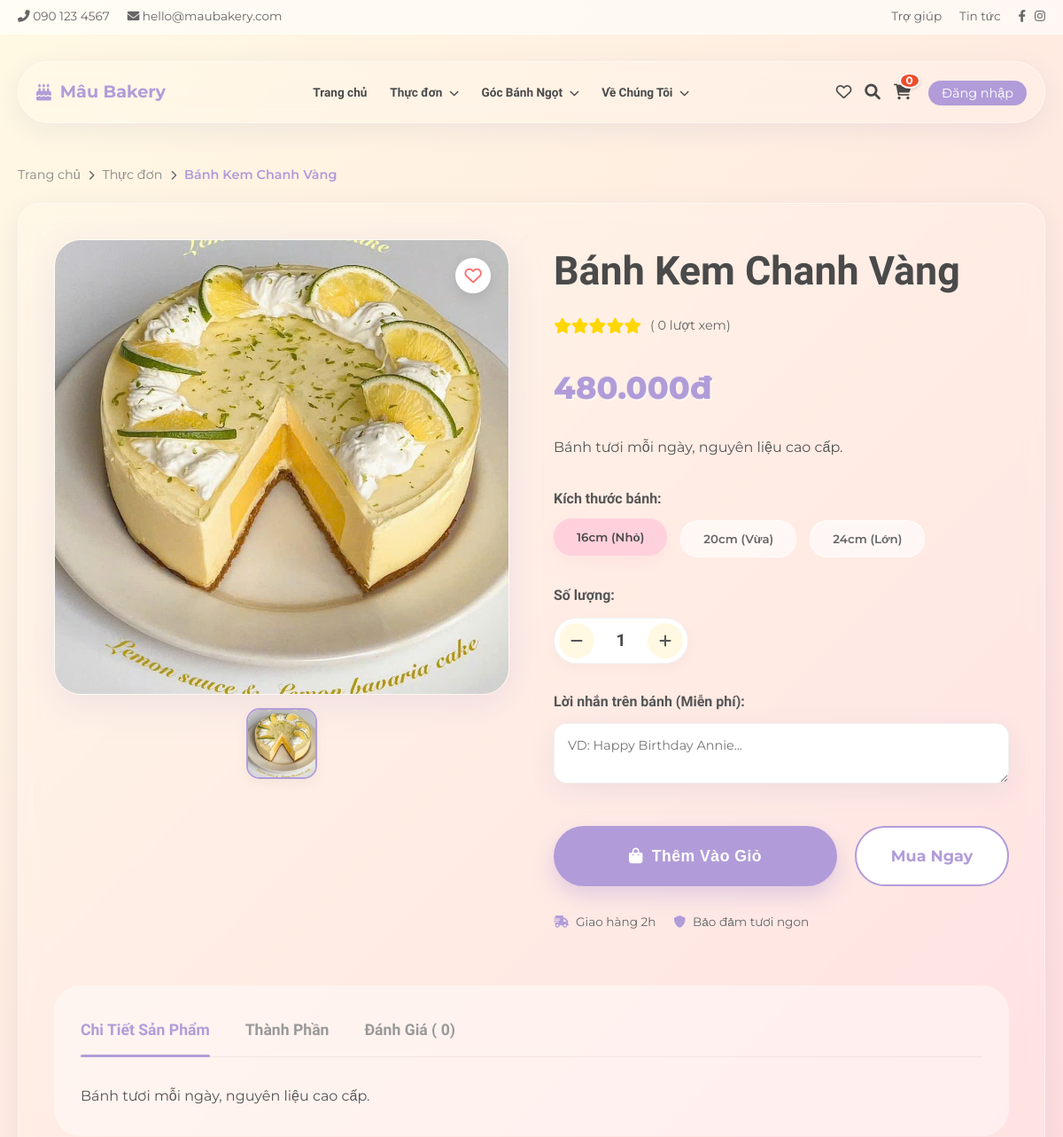
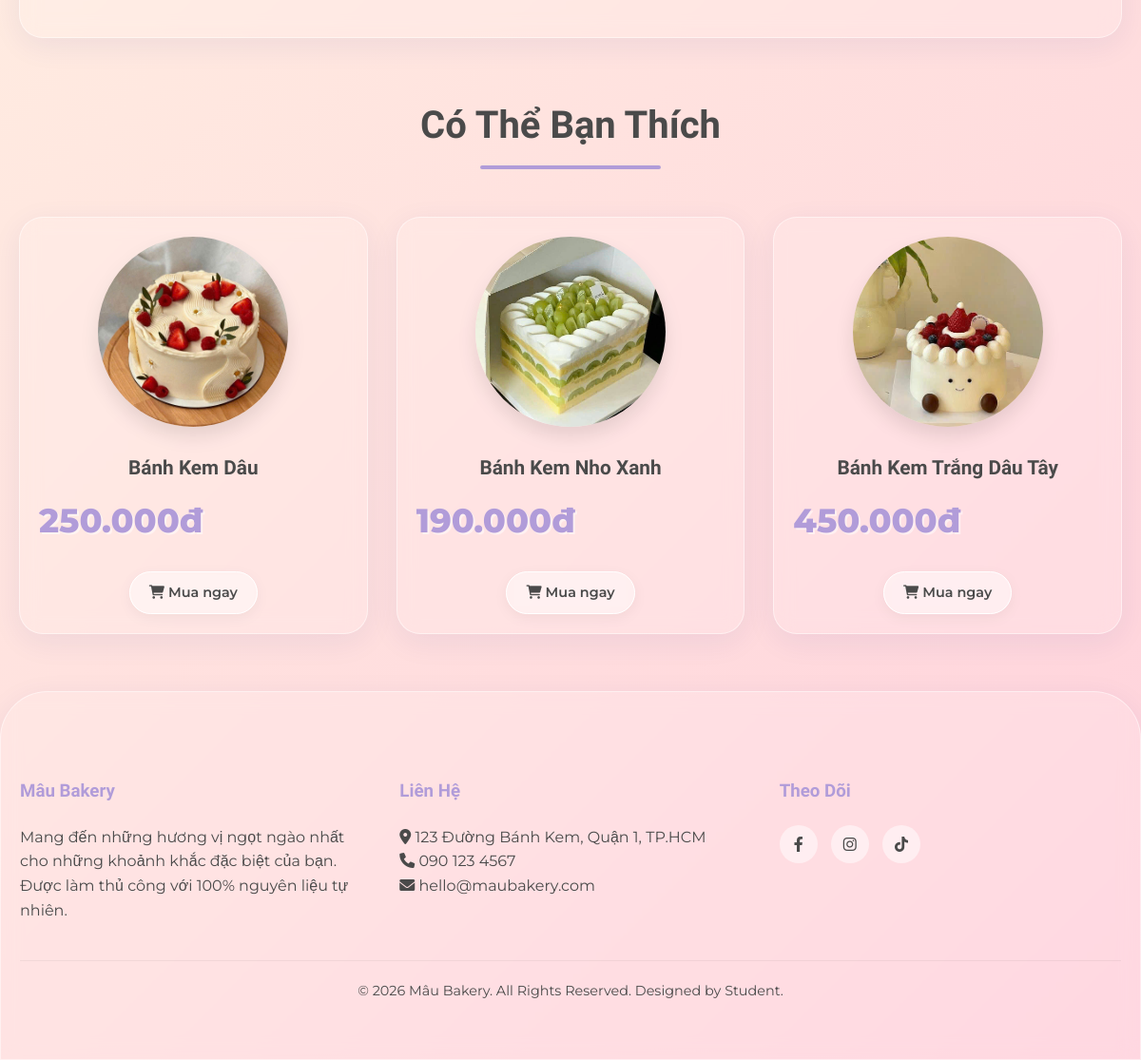
Page /index.php?page=product_detail&id=1 on the committed database (2 pictures, top to bottom).
### tables this page shows
CREATE TABLE `products` (
  `id` int(11) NOT NULL AUTO_INCREMENT,
  `category_id` int(11) NOT NULL,
  `name` varchar(150) NOT NULL,
  `slug` varchar(150) NOT NULL,
  `description` text DEFAULT NULL,
  `base_price` decimal(10,2) NOT NULL,
  `image` text DEFAULT NULL,
  `views` int(11) DEFAULT 0,
  `is_featured` tinyint(1) DEFAULT 0,
  `is_active` tinyint(1) DEFAULT 1,
  `created_at` datetime DEFAULT current_timestamp(),
  PRIMARY KEY (`id`),
  UNIQUE KEY `slug` (`slug`),
  KEY `category_id` (`category_id`),
  CONSTRAINT `fk_products_categories` FOREIGN KEY (`category_id`) REFERENCES `categories` (`id`) ON DELETE CASCADE
);

CREATE TABLE `product_variants` (
  `id` int(11) NOT NULL AUTO_INCREMENT,
  `product_id` int(11) NOT NULL,
  `size_name` varchar(50) NOT NULL,
  `price` decimal(10,2) NOT NULL,
  `stock_quantity` int(11) DEFAULT 0,
  `is_active` tinyint(1) DEFAULT 1,
  PRIMARY KEY (`id`),
  KEY `product_id` (`product_id`),
  CONSTRAINT `fk_variants_products` FOREIGN KEY (`product_id`) REFERENCES `products` (`id`) ON DELETE CASCADE
);

### controllers/ProductDetailController.php (called while the page is built, shortened)
<?php
$id = isset($_GET['id']) ? intval($_GET['id']) : 0;
if (isset($conn) && $id > 0) {
    $stmt = $conn->prepare("SELECT * FROM products WHERE id = :id AND is_active = 1");
    $stmt->execute(['id' => $id]);
    $product = $stmt->fetch();
    if ($product) {
        $stmt_img = $conn->prepare("SELECT image_url FROM product_images WHERE product_id = :id");
        $stmt_img->execute(['id' => $id]);
        $images = $stmt_img->fetchAll(PDO::FETCH_COLUMN);
        if (empty($images) && !empty($product['image'])) {
            $images[] = $product['image'];
        } elseif (!empty($product['image'])) {
            array_unshift($images, $product['image']);
        }
        $stmt_var = $conn->prepare("SELECT * FROM product_variants WHERE product_id = :id ORDER BY price ASC");
        $stmt_var->execute(['id' => $id]);
        $variants = $stmt_var->fetchAll();
        $stmt_rel = $conn->prepare("SELECT * FROM products WHERE category_id = :cat_id AND id != :id AND is_active = 1 LIMIT 4");
        $stmt_rel->execute(['cat_id' => $product['category_id'], 'id' => $id]);
        $related_products = $stmt_rel->fetchAll();
        $stmt_reviews = $conn->prepare("
            SELECT r.*, u.full_name, u.avatar
            FROM reviews r
            JOIN users u ON r.user_id = u.id
            WHERE r.product_id = :pid AND r.is_active = 1
            ORDER BY r.created_at DESC
        ");
        $stmt_reviews->execute(['pid' => $id]);
        $reviews = $stmt_reviews->fetchAll();
        $review_count = count($reviews);
    }
}
?>

### views/product_detail.php (the view, shortened to what this page needs)
<?php
require_once 'controllers/ProductDetailController.php';
?>
<link rel="stylesheet" href="assets/css/product_detail.css">
<div class="container mt-2 mb-2">
    <div style="margin-bottom: 20px; font-size: 0.9rem; color: #666;">
        <a href="index.php" style="color: #888;">Trang chủ</a> <i class="fas fa-chevron-right"
            style="font-size: 0.7rem; margin: 0 5px;"></i>
        <a href="index.php?page=menu" style="color: #888;">Thực đơn</a> <i class="fas fa-chevron-right"
            style="font-size: 0.7rem; margin: 0 5px;"></i>
        <span style="color: var(--accent-color); font-weight: 600;">
            <?php echo $product['name']; ?>
        </span>
    </div>
    <div class="glass-panel" style="padding: 40px;">
        <div style="display: grid; grid-template-columns: 1fr 1fr; gap: 50px;" class="product-detail-layout">
            <div class="product-gallery">
                <div class="main-image-container">
                    <img src="<?php echo !empty($images) ? $images[0] : 'assets/images/default-cake.jpg'; ?>"
                        id="main-image" class="main-image" alt="Main Product">
                    <button class="btn-glass"
                        style="position: absolute; top: 20px; right: 20px; border-radius: 50%; width: 40px; height: 40px; padding: 0; display: flex; align-items: center; justify-content: center; background: white; border: none; box-shadow: 0 5px 15px rgba(0,0,0,0.1);">
                        <i class="far fa-heart" style="color: #ff6b6b; font-size: 1.2rem;"></i>
                    </button>
                </div>
                <div class="thumbnail-list">
                    <?php foreach ($images as $index => $img): ?>
                        <img src="<?php echo $img; ?>" class="thumbnail <?php echo $index === 0 ? 'active' : ''; ?>"
                            alt="Thumb">
                    <?php endforeach; ?>
                </div>
            </div>
            <div class="product-info">
                <h1>
                    <?php echo $product['name']; ?>
                </h1>
                <div class="rating">
                    <?php for ($i = 0; $i < 5; $i++)
                        echo '<i class="fas fa-star"></i>'; ?>
                    <span style="color: #666; font-size: 0.9rem; margin-left: 10px;">(
                        <?php echo $product['views']; ?> lượt xem)
                    </span>
                </div>
                <div class="product-price">
                    <span id="price-display" data-base-price="<?php echo $product['base_price']; ?>">
                        <?php echo number_format($product['base_price'], 0, ',', '.'); ?>đ
                    </span>
                </div>
                <p style="margin-bottom: 30px; line-height: 1.8; color: #555;">
                    <?php echo $product['description']; ?>
                </p>
                <?php if (!empty($variants)): ?>
                    <div class="option-group">
                        <span class="option-label">Kích thước bánh:</span>
                        <div class="size-options">
                            <?php foreach ($variants as $idx => $var): ?>
                                <button class="size-btn <?php echo $idx === 0 ? 'active' : ''; ?>"
                                    data-price="<?php echo $var['price']; ?>">
                                    <?php echo $var['size_name']; ?>
                                </button>
                            <?php endforeach; ?>
                        </div>
                    </div>
                <?php endif; ?>
                <div class="option-group">
                    <span class="option-label">Số lượng:</span>
                    <div class="quantity-wrapper">
                        <button class="qty-btn btn-minus"><i class="fas fa-minus"></i></button>
                        <input type="text" value="1" class="qty-input" id="qty-input" readonly>
                        <button class="qty-btn btn-plus"><i class="fas fa-plus"></i></button>
                    </div>
                </div>
                <div class="option-group">
                    <span class="option-label">Lời nhắn trên bánh (Miễn phí):</span>
                    <textarea class="glass-panel"
                        style="width: 100%; padding: 15px; border-radius: 15px; border: 1px solid rgba(0,0,0,0.1); outline: none; font-family: inherit; font-size: 0.9rem;"
                        rows="2" placeholder="VD: Happy Birthday Annie..."></textarea>
                </div>
                <div class="action-buttons">
                    <button class="btn-add-cart">
                        <i class="fas fa-shopping-bag"></i> Thêm Vào Giỏ
                    </button>
                    <a href="index.php?page=checkout" class="btn-buy-now">
                        Mua Ngay
                    </a>
                </div>
                <div style="margin-top: 30px; display: flex; gap: 20px; font-size: 0.85rem; color: #666;">
                    <div style="display: flex; align-items: center; gap: 8px;">
                        <i class="fas fa-shipping-fast" style="color: var(--accent-color);"></i> Giao hàng 2h
                    </div>
                    <div style="display: flex; align-items: center; gap: 8px;">
                        <i class="fas fa-shield-alt" style="color: var(--accent-color);"></i> Bảo đảm tươi ngon
                    </div>
                </div>
            </div>
        </div>
        <div class="tabs-container">
            <div class="tabs-header">
                <button class="tab-btn active" data-tab="desc">Chi Tiết Sản Phẩm</button>
                <button class="tab-btn" data-tab="ingredients">Thành Phần</button>
                <button class="tab-btn" data-tab="reviews">Đánh Giá (
                    <?php echo isset($review_count) ? $review_count : 0; ?>)
                </button>
            </div>
            <div class="tab-content active" id="desc">
                <?php echo $product['description']; ?>
            </div>
        </div>
    </div>
    <h2 class="section-title" style="margin-top: 60px;">Có Thể Bạn Thích</h2>
    <div class="product-grid">
        <?php foreach ($related_products as $prod): ?>
            <div class="glass-panel product-card"
                onclick="window.location.href='index.php?page=product_detail&id=<?php echo $prod['id']; ?>'"
                style="cursor: pointer;">
                <img src="<?php echo $prod['image']; ?>" alt="<?php echo $prod['name']; ?>" class="product-img">
                <h3 class="product-name">
                    <?php echo $prod['name']; ?>
                </h3>
                <p class="product-price">
                    <?php echo number_format($prod['base_price'], 0, ',', '.'); ?>đ
                </p>
                <div class="product-actions">
                    <a href="index.php?page=product_detail&id=<?php echo $prod['id']; ?>" class="btn-glass"
                        style="padding: 10px 20px; font-size: 0.9rem;">
                        <i class="fas fa-shopping-cart"></i> Mua ngay
                    </a>
                </div>
            </div>
        <?php endforeach; ?>
    </div>
</div>

### assets/css/style.css (style rules this page uses)
:root { --primary-color: #ffd1dc; --primary-dark: #ffb7c5; --secondary-color: #fff9e3; --accent-color: #b19cd9; --text-color: #4a4a4a; --white: #ffffff; --glass-bg: rgba(255, 255, 255, 0.15); --glass-border: rgba(255, 255, 255, 0.5); --shadow-soft: 0 8px 32px 0 rgba(31, 38, 135, 0.07); }
* { margin: 0; padding: 0; box-sizing: border-box; }
html { scroll-behavior: smooth; }
body { font-family: "Montserrat", sans-serif; color: var(--text-color); background: linear-gradient(135deg, #fff9e3 0%, #ffd1dc 100%); min-height: 100vh; line-height: 1.6; -webkit-font-smoothing: antialiased; -moz-osx-font-smoothing: grayscale; }
h1, h2, h3, h4, h5, h6 { font-family: "Quicksand", sans-serif; font-weight: 700; }
a { text-decoration: none; color: inherit; transition: all 0.3s ease; }
.container { max-width: 1200px; margin: 0 auto; padding: 0 20px; }
.mt-2 { margin-top: 2rem; }
.mb-2 { margin-bottom: 2rem; }
.glass-panel { background: var(--glass-bg); backdrop-filter: blur(10px); -webkit-backdrop-filter: blur(10px); border: 1px solid var(--glass-border); border-radius: 25px; box-shadow: var(--shadow-soft); }
.btn-glass { display: inline-block; padding: 12px 30px; background: rgba(255, 255, 255, 0.4); border: 1px solid var(--white); border-radius: 50px; font-weight: 600; backdrop-filter: blur(4px); cursor: pointer; color: var(--text-color); box-shadow: 0 4px 15px rgba(0, 0, 0, 0.05); }
.section-title { text-align: center; font-size: 2.5rem; margin-bottom: 50px; position: relative; display: table; margin: 0 auto 50px auto; }
.section-title::after { content: ""; display: block; width: 60%; height: 4px; background: var(--accent-color); margin: 10px auto 0; border-radius: 2px; }
.product-grid { display: grid; grid-template-columns: repeat(auto-fit, minmax(280px, 1fr)); gap: 30px; margin-bottom: 60px; }
.product-card { padding: 20px; text-align: center; transition: all 0.3s ease; }
.product-img { width: 200px; height: 200px; object-fit: cover; border-radius: 50%; margin-bottom: 20px; box-shadow: 0 10px 20px rgba(0, 0, 0, 0.1); transition: transform 0.3s ease; }
.product-name { font-size: 1.3rem; margin-bottom: 10px; }
.product-price { font-size: 1.2rem; color: var(--accent-color); font-weight: 700; margin-bottom: 15px; }

### rows in the picture
products: name "Bánh Kem Chanh Vàng", views "0", base_price "480.000", description "Bánh tươi mỗi ngày, nguyên liệu cao cấp."
product_variants: size_name "16cm (Nhỏ)"
product_variants: size_name "20cm (Vừa)"
product_variants: size_name "24cm (Lớn)"
products: image (picture), name "Bánh Kem Dâu", base_price "250.000"
products: image (picture), name "Bánh Kem Nho Xanh", base_price "190.000"
products: image (picture), name "Bánh Kem Trắng Dâu Tây", base_price "450.000"

### other values in the picture
$cart_count "0"
$review_count "0"
